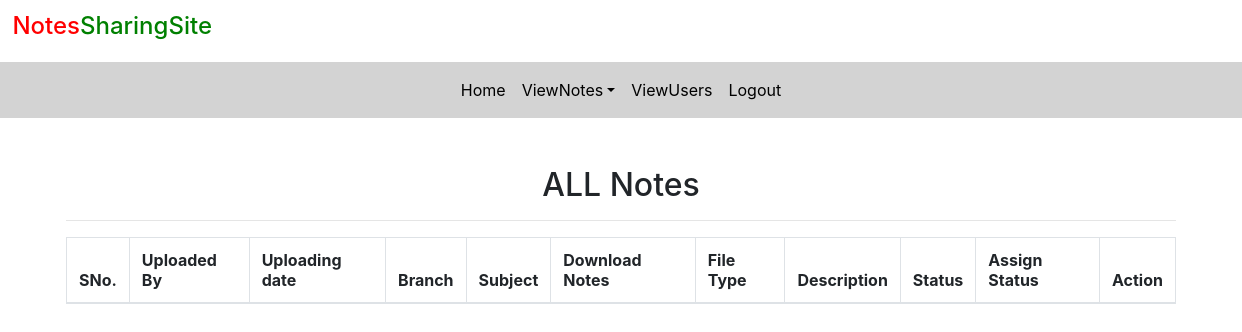
/whole_notes (signed in), run on an earlier commit of the app's database.
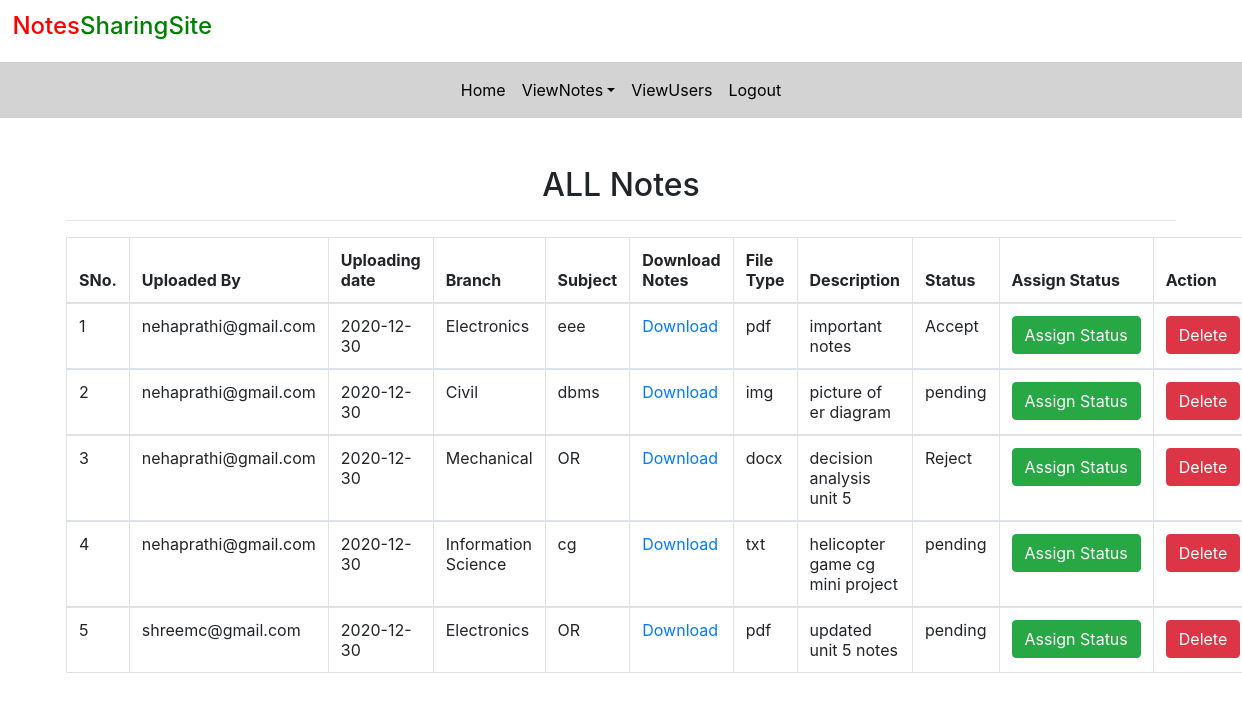
And on a later commit of the database.
### notes/models.py (models this page shows, shortened)
class Notes(models.Model):
	user=models.ForeignKey(User,on_delete=models.CASCADE)
	uploadingdate=models.CharField(max_length=30)
	branch=models.CharField(max_length=30)
	subject=models.CharField(max_length=30)
	notesfile=models.FileField(null=True)
	filetype=models.CharField(max_length=30)
	description=models.CharField(max_length=200,null=True)
	status=models.CharField(max_length=15)

### notes/views.py (the view)
# urls.py: path('whole_notes',whole_notes,name='whole_notes'),
def whole_notes(request):
	if not request.user.is_authenticated:
		return redirect('login_admin')
	notes = Notes.objects.all()
	d={'notes':notes}
	return render(request,'whole_notes.html',d)

### notes/templates/whole_notes.html (shortened to what this page needs)
{% extends 'admin_nav.html' %}
{% load static %}
{% block body %}
<link rel ="stylesheet" href="https://cdnjs.cloudflare.com/ajax/libs/twitter-bootstrap/4.5.2/css/bootstrap.css">
<link rel ="stylesheet" href="https://cdn.datatables.net/1.10.22/css/dataTables.bootstrap4.min.css">
<div class="container mt-5">
	<h2 class="text-center">ALL Notes</h2>
			<HR>
			<table class="table table-bordered" id="example">
				<thead>
					<tr>
						<th>SNo.</th>
						<th>Uploaded By</th>
						<th>Uploading date</th>
						<th>Branch</th>
						<th>Subject</th>
						<th>Download Notes</th>
						<th>File Type</th>
						<th>Description</th>
						<th>Status</th>
						<th>Assign Status</th>
						<th>Action</th>
					</tr>
				</thead>
					{% for i in notes %}
					<tbody>
					<tr>
						<td>{{forloop.counter}}</td>
						<td>{{i.user.username}}</td>
						<td>{{i.uploadingdate}}</td>
						<td>{{i.branch}}</td>
						<td>{{i.subject}}</td>
						<td><a href="{{i.notesfile.url}}" download>Download</a></td>
						<td>{{i.filetype}}</td>
						<td>{{i.description}}</td>
						<td>{{i.status}}</td>
						<td><a href="{% url 'assign_status' i.id %}" class="btn btn-success" >Assign&nbsp;Status</a></td>
						<td><a href="{% url 'delete_notes' i.id %}" class="btn btn-danger" onclick="return confirm('Do You want to delete?')">Delete</a></td>
					</tr>
					{% endfor %}
				</tbody>
			</table>
</div>
{% endblock %}

What changed in the data, as far as the page shows it:
added Notes: user.username "nehaprathi@gmail.com", uploadingdate "2020-12-30", branch "Electronics", subject "eee", filetype "pdf", description "important notes", status "Accept"
added Notes: user.username "nehaprathi@gmail.com", uploadingdate "2020-12-30", branch "Civil", subject "dbms", filetype "img", description "picture of er diagram", status "pending"
added Notes: user.username "nehaprathi@gmail.com", uploadingdate "2020-12-30", branch "Mechanical", subject "OR", filetype "docx", description "decision analysis unit 5", status "Reject"
added Notes: user.username "nehaprathi@gmail.com", uploadingdate "2020-12-30", branch "Information Science", subject "cg", filetype "txt", description "helicopter game cg mini project", status "pending"
added Notes: user.username "shreemc@gmail.com", uploadingdate "2020-12-30", branch "Electronics", subject "OR", filetype "pdf", description "updated unit 5 notes", status "pending"
